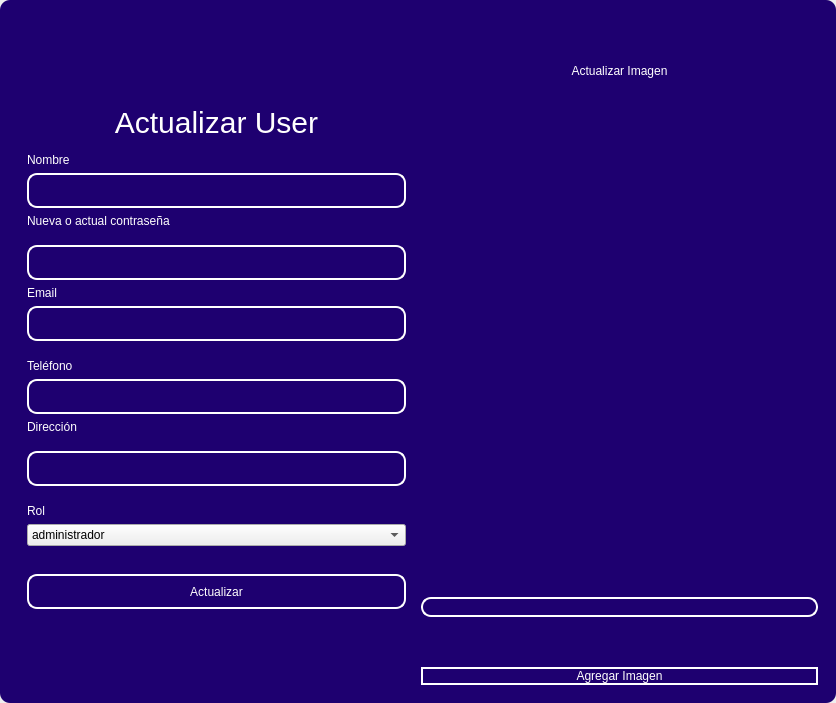
<?xml version="1.0" encoding="UTF-8"?>
<ui version="4.0">
 <class>MainWindow</class>
 <widget class="QMainWindow" name="MainWindow">
  <property name="geometry">
   <rect>
    <x>0</x>
    <y>0</y>
    <width>836</width>
    <height>703</height>
   </rect>
  </property>
  <property name="windowTitle">
   <string>MainWindow</string>
  </property>
  <property name="styleSheet">
   <string notr="true"/>
  </property>
  <widget class="QWidget" name="centralwidget">
   <property name="styleSheet">
    <string notr="true"/>
   </property>
   <layout class="QVBoxLayout" name="verticalLayout">
    <property name="spacing">
     <number>0</number>
    </property>
    <property name="leftMargin">
     <number>0</number>
    </property>
    <property name="topMargin">
     <number>0</number>
    </property>
    <property name="rightMargin">
     <number>0</number>
    </property>
    <property name="bottomMargin">
     <number>0</number>
    </property>
    <item>
     <widget class="QFrame" name="frame">
      <property name="enabled">
       <bool>true</bool>
      </property>
      <property name="styleSheet">
       <string notr="true">QFrame {
	border-radius:10px;
	background-color:#1E0070;
 }
</string>
      </property>
      <property name="frameShape">
       <enum>QFrame::StyledPanel</enum>
      </property>
      <property name="frameShadow">
       <enum>QFrame::Raised</enum>
      </property>
      <layout class="QVBoxLayout" name="verticalLayout_2">
       <item>
        <widget class="QFrame" name="frame_superior">
         <property name="minimumSize">
          <size>
           <width>0</width>
           <height>40</height>
          </size>
         </property>
         <property name="maximumSize">
          <size>
           <width>16777215</width>
           <height>40</height>
          </size>
         </property>
         <property name="styleSheet">
          <string notr="true">QPushButton{
border-radius:18px;
}

QPushButton:hover{
	background-color: rgb(0, 0, 0);
}
</string>
         </property>
         <property name="frameShape">
          <enum>QFrame::StyledPanel</enum>
         </property>
         <property name="frameShadow">
          <enum>QFrame::Raised</enum>
         </property>
         <layout class="QHBoxLayout" name="horizontalLayout_3">
          <property name="spacing">
           <number>4</number>
          </property>
          <property name="leftMargin">
           <number>0</number>
          </property>
          <property name="topMargin">
           <number>0</number>
          </property>
          <property name="rightMargin">
           <number>0</number>
          </property>
          <property name="bottomMargin">
           <number>0</number>
          </property>
          <item>
           <widget class="QPushButton" name="btn_icon">
            <property name="text">
             <string/>
            </property>
            <property name="iconSize">
             <size>
              <width>40</width>
              <height>40</height>
             </size>
            </property>
           </widget>
          </item>
          <item>
           <spacer name="horizontalSpacer_2">
            <property name="orientation">
             <enum>Qt::Horizontal</enum>
            </property>
            <property name="sizeHint" stdset="0">
             <size>
              <width>443</width>
              <height>20</height>
             </size>
            </property>
           </spacer>
          </item>
          <item>
           <widget class="QPushButton" name="bt_minimizar">
            <property name="minimumSize">
             <size>
              <width>38</width>
              <height>38</height>
             </size>
            </property>
            <property name="maximumSize">
             <size>
              <width>38</width>
              <height>38</height>
             </size>
            </property>
            <property name="cursor">
             <cursorShape>PointingHandCursor</cursorShape>
            </property>
            <property name="text">
             <string/>
            </property>
            <property name="icon">
             <iconset>
              <normaloff>image/minus.svg</normaloff>image/minus.svg</iconset>
            </property>
            <property name="iconSize">
             <size>
              <width>38</width>
              <height>38</height>
             </size>
            </property>
           </widget>
          </item>
          <item>
           <widget class="QPushButton" name="bt_maximizar">
            <property name="minimumSize">
             <size>
              <width>38</width>
              <height>38</height>
             </size>
            </property>
            <property name="maximumSize">
             <size>
              <width>38</width>
              <height>38</height>
             </size>
            </property>
            <property name="cursor">
             <cursorShape>PointingHandCursor</cursorShape>
            </property>
            <property name="text">
             <string/>
            </property>
            <property name="icon">
             <iconset>
              <normaloff>image/chevron-up.svg</normaloff>image/chevron-up.svg</iconset>
            </property>
            <property name="iconSize">
             <size>
              <width>38</width>
              <height>38</height>
             </size>
            </property>
           </widget>
          </item>
          <item>
           <widget class="QPushButton" name="bt_restaurar">
            <property name="minimumSize">
             <size>
              <width>38</width>
              <height>38</height>
             </size>
            </property>
            <property name="maximumSize">
             <size>
              <width>38</width>
              <height>38</height>
             </size>
            </property>
            <property name="cursor">
             <cursorShape>PointingHandCursor</cursorShape>
            </property>
            <property name="text">
             <string/>
            </property>
            <property name="icon">
             <iconset>
              <normaloff>image/chevron-down.svg</normaloff>image/chevron-down.svg</iconset>
            </property>
            <property name="iconSize">
             <size>
              <width>38</width>
              <height>38</height>
             </size>
            </property>
           </widget>
          </item>
          <item>
           <widget class="QPushButton" name="bt_cerrar">
            <property name="minimumSize">
             <size>
              <width>38</width>
              <height>38</height>
             </size>
            </property>
            <property name="maximumSize">
             <size>
              <width>38</width>
              <height>38</height>
             </size>
            </property>
            <property name="cursor">
             <cursorShape>PointingHandCursor</cursorShape>
            </property>
            <property name="text">
             <string/>
            </property>
            <property name="icon">
             <iconset>
              <normaloff>image/x.svg</normaloff>image/x.svg</iconset>
            </property>
            <property name="iconSize">
             <size>
              <width>38</width>
              <height>38</height>
             </size>
            </property>
           </widget>
          </item>
         </layout>
        </widget>
       </item>
       <item>
        <widget class="QFrame" name="frame_3">
         <property name="styleSheet">
          <string notr="true">QLabel {
	color: rgb(255, 255, 254);
	font: 12pt &quot;Arial&quot;;
	background-color: rgba(0, 0, 0,0);
}

QTextEdit{
background-color: rgba(0, 0, 0,0);
border-radius:10px; 
font: 12pt &quot;Arial&quot;;
color: rgb(255, 255, 254);
border: 2px solid  rgb(255, 255, 255);

}

QTextEdit:hover{
background-color: rgba(0, 0, 0,0);
border-radius:10px; 
font: 12pt &quot;Arial&quot;;
border: 2px solid  rgb(120, 0, 171);
}

QTextEdit:focus{
background-color: rgb(0, 0, 0);
border-radius:10px; 
font: 12pt &quot;Arial&quot;;
border: 2px solid rgb(120, 0, 171);
}

QLineEdit{
background-color: rgba(0, 0, 0,0);
border-radius:10px; 
font: 12pt &quot;Arial&quot;;
color: rgb(255, 255, 254);
border: 2px solid  rgb(255, 255, 255);

}

QLineEdit:hover{
background-color: rgba(0, 0, 0,0);
border-radius:10px; 
font: 12pt &quot;Arial&quot;;
border: 2px solid  rgb(120, 0, 171);
}

QLineEdit:focus{
background-color: rgb(0, 0, 0);
border-radius:10px; 
font: 12pt &quot;Arial&quot;;
border: 2px solid rgb(120, 0, 171);
}

QCheckBox{
	font: 12pt &quot;Arial&quot;;
	color: rgb(255, 255, 255);
}

QCheckBox::indicator {
    width: 18px;
    height:18px;
}

QCheckBox::indicator:unchecked {
   background-image: url(image/square.svg);
}

QCheckBox::indicator:checked {
   background-image: url(image/check-square.svg);
}

QPushButton{
border-radius:10px; 
font: 12pt &quot;Arial&quot;;
color: rgb(255, 255, 254);
border: 2px solid #ffffff;
}

QPushButton:hover{
border-radius:10px; 
font: 12pt &quot;Arial&quot;;
color: rgb(255, 255, 255);
border: 2px solid rgb(120, 0, 171);
	background-color: rgb(120, 0, 171);
}
</string>
         </property>
         <property name="frameShape">
          <enum>QFrame::StyledPanel</enum>
         </property>
         <property name="frameShadow">
          <enum>QFrame::Raised</enum>
         </property>
         <layout class="QHBoxLayout" name="horizontalLayout_4">
          <item>
           <layout class="QVBoxLayout" name="verticalLayout_4">
            <item>
             <spacer name="verticalSpacer">
              <property name="orientation">
               <enum>Qt::Vertical</enum>
              </property>
              <property name="sizeHint" stdset="0">
               <size>
                <width>28</width>
                <height>28</height>
               </size>
              </property>
             </spacer>
            </item>
            <item>
             <widget class="QFrame" name="frame_4">
              <property name="maximumSize">
               <size>
                <width>400</width>
                <height>600</height>
               </size>
              </property>
              <property name="styleSheet">
               <string notr="true">QLabel {
	color: rgb(255, 255, 254);
	font: 12pt &quot;Arial&quot;;
	background-color: rgba(0, 0, 0,0);
}


QLineEdit{
background-color: rgba(0, 0, 0,0);
border-radius:10px; 
font: 12pt &quot;Arial&quot;;
color: rgb(255, 255, 254);
border: 2px solid  rgb(255, 255, 255);

}

QLineEdit:hover{
background-color: rgba(0, 0, 0,0);
border-radius:10px; 
font: 12pt &quot;Arial&quot;;
border: 2px solid  rgb(120, 0, 171);
}

QLineEdit:focus{
background-color: rgb(0, 0, 0);
border-radius:10px; 
font: 12pt &quot;Arial&quot;;
border: 2px solid rgb(120, 0, 171);
}

QCheckBox{
	font: 12pt &quot;Arial&quot;;
	color: rgb(255, 255, 255);
}

QCheckBox::indicator {
    width: 18px;
    height:18px;
}

QCheckBox::indicator:unchecked {
   background-image: url(image/square.svg);
}

QCheckBox::indicator:checked {
   background-image: url(image/check-square.svg);
}

QPushButton{
border-radius:10px; 
font: 12pt &quot;Arial&quot;;
color: rgb(255, 255, 254);
border: 2px solid #ffffff;
}

QPushButton:hover{
border-radius:10px; 
font: 12pt &quot;Arial&quot;;
color: rgb(255, 255, 255);
border: 2px solid rgb(120, 0, 171);
	background-color: rgb(120, 0, 171);
}
</string>
              </property>
              <property name="frameShape">
               <enum>QFrame::StyledPanel</enum>
              </property>
              <property name="frameShadow">
               <enum>QFrame::Raised</enum>
              </property>
              <layout class="QVBoxLayout" name="verticalLayout_3">
               <item>
                <spacer name="verticalSpacer_3">
                 <property name="orientation">
                  <enum>Qt::Vertical</enum>
                 </property>
                 <property name="sizeHint" stdset="0">
                  <size>
                   <width>20</width>
                   <height>40</height>
                  </size>
                 </property>
                </spacer>
               </item>
               <item>
                <widget class="QLabel" name="label_3">
                 <property name="minimumSize">
                  <size>
                   <width>100</width>
                   <height>50</height>
                  </size>
                 </property>
                 <property name="styleSheet">
                  <string notr="true">font-size: 30px</string>
                 </property>
                 <property name="text">
                  <string>Actualizar User</string>
                 </property>
                 <property name="alignment">
                  <set>Qt::AlignCenter</set>
                 </property>
                </widget>
               </item>
               <item>
                <widget class="QLabel" name="label_4">
                 <property name="text">
                  <string>Nombre</string>
                 </property>
                </widget>
               </item>
               <item>
                <widget class="QLineEdit" name="nametxt">
                 <property name="minimumSize">
                  <size>
                   <width>0</width>
                   <height>35</height>
                  </size>
                 </property>
                 <property name="text">
                  <string/>
                 </property>
                </widget>
               </item>
               <item>
                <widget class="QLabel" name="label_6">
                 <property name="text">
                  <string>Nueva o actual contraseña</string>
                 </property>
                </widget>
               </item>
               <item>
                <spacer name="verticalSpacer_4">
                 <property name="orientation">
                  <enum>Qt::Vertical</enum>
                 </property>
                 <property name="sizeHint" stdset="0">
                  <size>
                   <width>20</width>
                   <height>40</height>
                  </size>
                 </property>
                </spacer>
               </item>
               <item>
                <widget class="QLineEdit" name="passwordtxt">
                 <property name="minimumSize">
                  <size>
                   <width>0</width>
                   <height>35</height>
                  </size>
                 </property>
                </widget>
               </item>
               <item>
                <widget class="QLabel" name="label_5">
                 <property name="text">
                  <string>Email</string>
                 </property>
                </widget>
               </item>
               <item>
                <widget class="QLineEdit" name="emailtxt">
                 <property name="minimumSize">
                  <size>
                   <width>0</width>
                   <height>35</height>
                  </size>
                 </property>
                 <property name="maximumSize">
                  <size>
                   <width>16777215</width>
                   <height>16777215</height>
                  </size>
                 </property>
                 <property name="echoMode">
                  <enum>QLineEdit::Normal</enum>
                 </property>
                </widget>
               </item>
               <item>
                <spacer name="verticalSpacer_5">
                 <property name="orientation">
                  <enum>Qt::Vertical</enum>
                 </property>
                 <property name="sizeHint" stdset="0">
                  <size>
                   <width>20</width>
                   <height>40</height>
                  </size>
                 </property>
                </spacer>
               </item>
               <item>
                <widget class="QLabel" name="label">
                 <property name="text">
                  <string>Teléfono</string>
                 </property>
                </widget>
               </item>
               <item>
                <widget class="QLineEdit" name="fonotxt">
                 <property name="minimumSize">
                  <size>
                   <width>0</width>
                   <height>35</height>
                  </size>
                 </property>
                </widget>
               </item>
               <item>
                <widget class="QLabel" name="label_2">
                 <property name="text">
                  <string>Dirección</string>
                 </property>
                </widget>
               </item>
               <item>
                <spacer name="verticalSpacer_6">
                 <property name="orientation">
                  <enum>Qt::Vertical</enum>
                 </property>
                 <property name="sizeHint" stdset="0">
                  <size>
                   <width>20</width>
                   <height>40</height>
                  </size>
                 </property>
                </spacer>
               </item>
               <item>
                <widget class="QLineEdit" name="addresstxt">
                 <property name="minimumSize">
                  <size>
                   <width>0</width>
                   <height>35</height>
                  </size>
                 </property>
                </widget>
               </item>
               <item>
                <spacer name="verticalSpacer_10">
                 <property name="orientation">
                  <enum>Qt::Vertical</enum>
                 </property>
                 <property name="sizeHint" stdset="0">
                  <size>
                   <width>20</width>
                   <height>40</height>
                  </size>
                 </property>
                </spacer>
               </item>
               <item>
                <widget class="QLabel" name="label_7">
                 <property name="text">
                  <string>Rol</string>
                 </property>
                </widget>
               </item>
               <item>
                <widget class="QComboBox" name="rolcombobox">
                 <item>
                  <property name="text">
                   <string>administrador</string>
                  </property>
                 </item>
                 <item>
                  <property name="text">
                   <string>standar</string>
                  </property>
                 </item>
                </widget>
               </item>
               <item>
                <spacer name="verticalSpacer_9">
                 <property name="orientation">
                  <enum>Qt::Vertical</enum>
                 </property>
                 <property name="sizeHint" stdset="0">
                  <size>
                   <width>20</width>
                   <height>50</height>
                  </size>
                 </property>
                </spacer>
               </item>
               <item>
                <widget class="QPushButton" name="btn_update">
                 <property name="minimumSize">
                  <size>
                   <width>0</width>
                   <height>35</height>
                  </size>
                 </property>
                 <property name="cursor">
                  <cursorShape>PointingHandCursor</cursorShape>
                 </property>
                 <property name="text">
                  <string>Actualizar</string>
                 </property>
                </widget>
               </item>
               <item>
                <spacer name="verticalSpacer_7">
                 <property name="orientation">
                  <enum>Qt::Vertical</enum>
                 </property>
                 <property name="sizeHint" stdset="0">
                  <size>
                   <width>20</width>
                   <height>40</height>
                  </size>
                 </property>
                </spacer>
               </item>
               <item>
                <layout class="QHBoxLayout" name="horizontalLayout_2"/>
               </item>
               <item>
                <spacer name="verticalSpacer_8">
                 <property name="orientation">
                  <enum>Qt::Vertical</enum>
                 </property>
                 <property name="sizeHint" stdset="0">
                  <size>
                   <width>20</width>
                   <height>40</height>
                  </size>
                 </property>
                </spacer>
               </item>
               <item>
                <layout class="QHBoxLayout" name="horizontalLayout">
                 <item>
                  <spacer name="horizontalSpacer">
                   <property name="orientation">
                    <enum>Qt::Horizontal</enum>
                   </property>
                   <property name="sizeHint" stdset="0">
                    <size>
                     <width>40</width>
                     <height>20</height>
                    </size>
                   </property>
                  </spacer>
                 </item>
                </layout>
               </item>
              </layout>
             </widget>
            </item>
            <item>
             <spacer name="verticalSpacer_2">
              <property name="orientation">
               <enum>Qt::Vertical</enum>
              </property>
              <property name="sizeHint" stdset="0">
               <size>
                <width>20</width>
                <height>40</height>
               </size>
              </property>
             </spacer>
            </item>
           </layout>
          </item>
          <item>
           <layout class="QVBoxLayout" name="verticalLayout_5">
            <property name="spacing">
             <number>50</number>
            </property>
            <property name="rightMargin">
             <number>0</number>
            </property>
            <property name="bottomMargin">
             <number>0</number>
            </property>
            <item>
             <widget class="QLabel" name="label_8">
              <property name="styleSheet">
               <string notr="true">color: rgb(255, 255, 255);
font: 30pt &quot;MS Shell Dlg 2&quot;;</string>
              </property>
              <property name="text">
               <string>Actualizar Imagen</string>
              </property>
              <property name="alignment">
               <set>Qt::AlignCenter</set>
              </property>
             </widget>
            </item>
            <item>
             <layout class="QHBoxLayout" name="horizontalLayout_6">
              <property name="spacing">
               <number>6</number>
              </property>
              <item>
               <spacer name="verticalSpacer_11">
                <property name="orientation">
                 <enum>Qt::Vertical</enum>
                </property>
                <property name="sizeHint" stdset="0">
                 <size>
                  <width>20</width>
                  <height>40</height>
                 </size>
                </property>
               </spacer>
              </item>
              <item>
               <widget class="QLabel" name="image_label">
                <property name="text">
                 <string/>
                </property>
               </widget>
              </item>
              <item>
               <spacer name="verticalSpacer_12">
                <property name="orientation">
                 <enum>Qt::Vertical</enum>
                </property>
                <property name="sizeHint" stdset="0">
                 <size>
                  <width>20</width>
                  <height>40</height>
                 </size>
                </property>
               </spacer>
              </item>
             </layout>
            </item>
            <item>
             <widget class="QLineEdit" name="imagetxt">
              <property name="enabled">
               <bool>false</bool>
              </property>
             </widget>
            </item>
            <item>
             <widget class="QPushButton" name="btn_add_image">
              <property name="cursor">
               <cursorShape>PointingHandCursor</cursorShape>
              </property>
              <property name="text">
               <string>Agregar Imagen</string>
              </property>
             </widget>
            </item>
           </layout>
          </item>
         </layout>
        </widget>
       </item>
      </layout>
     </widget>
    </item>
   </layout>
  </widget>
 </widget>
 <resources/>
 <connections/>
</ui>
